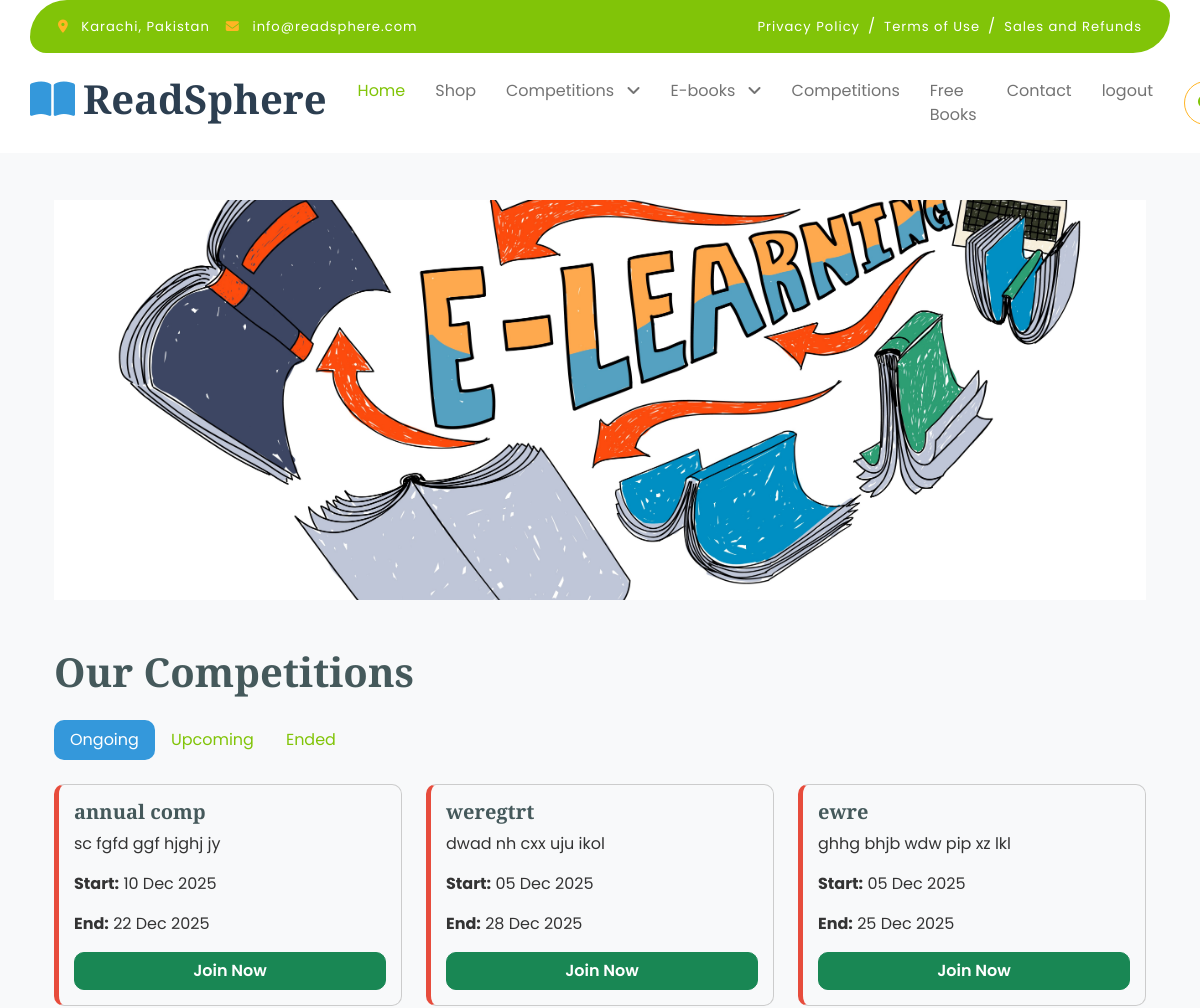
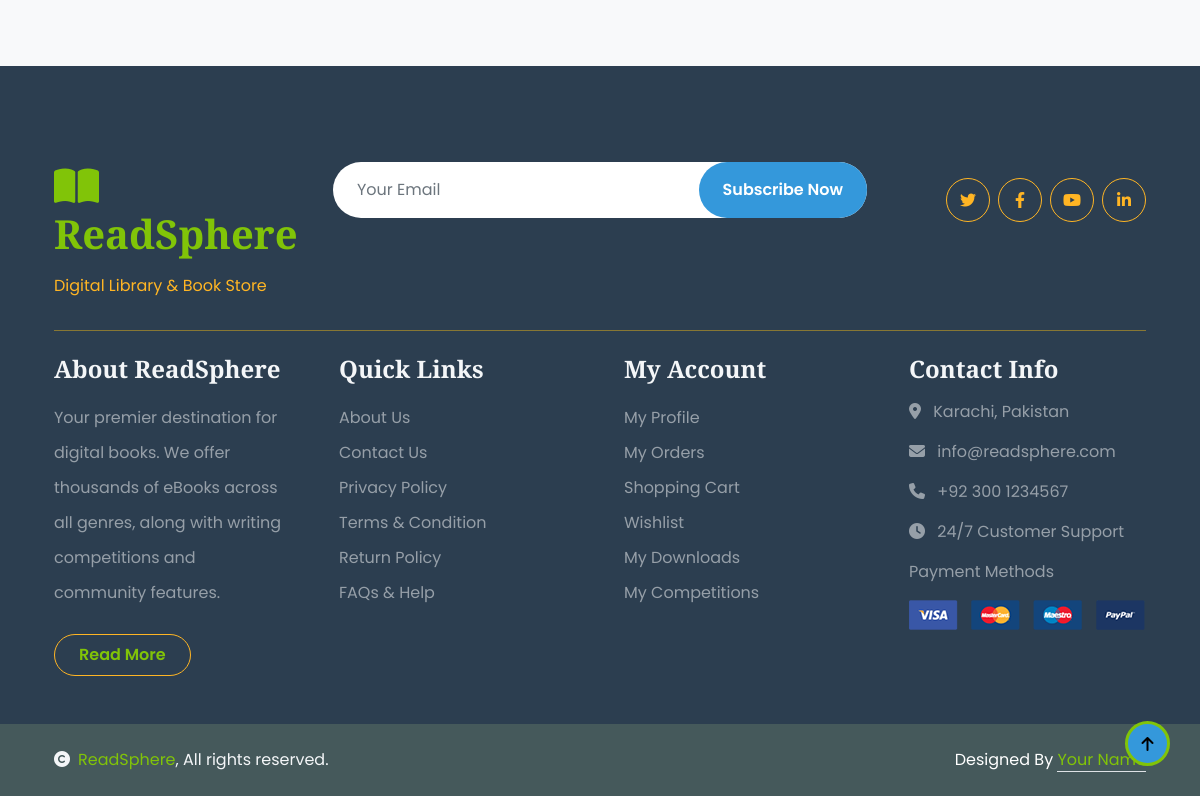
Screenshot of /fruitables/competitions.php with the database file from the repository (2 pictures, top to bottom).
### tables this page shows
CREATE TABLE `categories` (
  `id` int(11) NOT NULL,
  `category_name` varchar(120) NOT NULL
);

CREATE TABLE `competitions` (
  `id` int(11) NOT NULL,
  `title` varchar(255) DEFAULT NULL,
  `type` varchar(100) NOT NULL,
  `start_datetime` datetime DEFAULT NULL,
  `end_datetime` datetime DEFAULT NULL,
  `description` text DEFAULT NULL,
  `image` varchar(255) DEFAULT NULL,
  `first_prize` varchar(255) DEFAULT NULL,
  `second_prize` varchar(100) DEFAULT NULL,
  `third_prize` varchar(100) DEFAULT NULL,
  `created_at` timestamp NOT NULL DEFAULT current_timestamp(),
  `max_participants` int(11) DEFAULT 100,
  `timer_duration` int(11) DEFAULT 0 COMMENT 'For essay: 3 hours in minutes (180)',
  `winner_user_id` int(11) DEFAULT NULL,
  `winner_announced_date` date DEFAULT NULL
);

### fruitables/competitions.php (the view, shortened to what this page needs)
<?php
include('includes/nav.php');
$ongoing = mysqli_query($con, "SELECT * FROM competitions WHERE start_datetime <= NOW() AND end_datetime >= NOW() ORDER BY start_datetime DESC");
?>
<div class="container mt-0 comp">
<div class="competition-banner" style="
    width: 100%;
    height: 50vh;
    background: url('img/comp-banner.jpg') center/cover no-repeat;
    display: flex;
    justify-content: center;
    align-items: center;
"></div>
    <h1 class="mb-4 mt-5">Our Competitions</h1>
    <ul class="nav nav-pills mb-4" id="competitionTabs" role="tablist">
        <li class="nav-item">
            <button class="nav-link active" id="ongoing-tab" data-bs-toggle="pill" data-bs-target="#ongoing" type="button">Ongoing</button>
        </li>
        <li class="nav-item">
            <button class="nav-link" id="upcoming-tab" data-bs-toggle="pill" data-bs-target="#upcoming" type="button">Upcoming</button>
        </li>
        <li class="nav-item">
            <button class="nav-link" id="ended-tab" data-bs-toggle="pill" data-bs-target="#ended" type="button">Ended</button>
        </li>
    </ul>
    <div class="tab-content">
        <div class="tab-pane fade show active" id="ongoing">
            <div class="row">
            <?php if(mysqli_num_rows($ongoing) > 0) {
                while($comp = mysqli_fetch_assoc($ongoing)) { ?>
                    <div class="col-md-6 col-lg-4">
                        <div class="competition-card">
                            <div class="card-body">
                                <h5><?= $comp['title'] ?></h5>
                                <p><?= $comp['description'] ?></p>
                                <p><strong>Start:</strong> <?= date("d M Y", strtotime($comp['start_datetime'])) ?></p>
                                <p><strong>End:</strong> <?= date("d M Y", strtotime($comp['end_datetime'])) ?></p>
                                <a href="competition_details.php?id=<?= $comp['id'] ?>" class="btn btn-success w-100">Join Now</a>
                            </div>
                        </div>
                    </div>
            <?php } } else { echo "<p class='text-muted'>No ongoing competitions.</p>"; } ?>
            </div>
        </div>
    </div>
</div>
<?php
include('includes/footer.php');
?>

### fruitables/includes/nav.php (shortened to what this page needs)
<?php
include('connection.php');
?>
<!DOCTYPE html>
<html lang="en">
<head>
    <link rel="stylesheet" href="https://cdnjs.cloudflare.com/ajax/libs/font-awesome/6.4.0/css/all.min.css">
    <link href="https://cdn.jsdelivr.net/npm/bootstrap@5.3.0/dist/css/bootstrap.min.css" rel="stylesheet">
    <link href="lib/lightbox/css/lightbox.min.css" rel="stylesheet">
    <link href="lib/owlcarousel/assets/owl.carousel.min.css" rel="stylesheet">
    <link href="css/bootstrap.min.css" rel="stylesheet">
    <link href="css/style.css" rel="stylesheet">
</head>
<body>
    <div class="container-fluid fixed-top">
        <div class="container topbar bg-primary d-none d-lg-block">
            <div class="d-flex justify-content-between">
                <div class="top-info ps-2">
                    <small class="me-3"><i class="fas fa-map-marker-alt me-2 text-secondary"></i>
                        <a href="#" class="text-white">Karachi, Pakistan</a>
                    </small>
                    <small class="me-3"><i class="fas fa-envelope me-2 text-secondary"></i>
                        <a href="mailto:info@readsphere.com" class="text-white">info@readsphere.com</a>
                    </small>
                </div>
                <div class="top-link pe-2">
                    <a href="privacy.php" class="text-white"><small class="text-white mx-2">Privacy Policy</small>/</a>
                    <a href="terms.php" class="text-white"><small class="text-white mx-2">Terms of Use</small>/</a>
                    <a href="refund.php" class="text-white"><small class="text-white ms-2">Sales and Refunds</small></a>
                </div>
            </div>
        </div>
        <div class="container px-0">
            <nav class="navbar navbar-light bg-white navbar-expand-xl">
                <a href="index.php" class="navbar-brand">
                    <h1 class="text-primary display-6">
                        <i class="fas fa-book-open me-2"></i>ReadSphere
                    </h1>
                </a>
                <div class="collapse navbar-collapse bg-white" id="navbarCollapse">
                    <div class="navbar-nav mx-auto">
                        <a href="index.php" class="nav-item nav-link active">Home</a>
                        <a href="shop.php" class="nav-item nav-link">Shop</a>
                        <?php
                        $cat_sql = "SELECT * FROM categories ORDER BY category_name";
                        $cat_run = mysqli_query($con, $cat_sql);
                        while($cat = mysqli_fetch_assoc($cat_run)):
                        ?>
                        <div class="nav-item dropdown">
                            <a href="#" class="nav-link dropdown-toggle" data-bs-toggle="dropdown">
                                <?php echo htmlspecialchars($cat['category_name']); ?>
                            </a>
                        </div>
                        <?php endwhile; ?>
                        <a href="competitions.php" class="nav-item nav-link">Competitions</a>
                        <a href="free-books.php" class="nav-item nav-link">Free Books</a>
                        <a href="contact.php" class="nav-item nav-link">Contact</a>
                        <a href="logout.php" class="nav-item nav-link">logout</a>
                    </div>
                    <div class="d-flex m-3 me-0">
                        <button
                            class="btn-search btn border border-secondary btn-md-square rounded-circle bg-white me-4"
                            data-bs-toggle="modal" data-bs-target="#searchModal">
                            <i class="fas fa-search text-primary"></i>
                        </button>
                    </div>
                </div>
            </nav>
        </div>
    </div>

### fruitables/css/style.css (style rules this page uses)
.btn { font-weight: 600; transition: .5s; }
.btn-md-square { width: 44px; height: 44px; }
.btn-square, .btn-sm-square, .btn-md-square, .btn-lg-square { padding: 0; display: flex; align-items: center; justify-content: center; font-weight: normal; }
.btn.border-secondary { transition: 0.5s; }
.fixed-top { transition: 0.5s; background: var(--bs-white); border: 0; }
.topbar { padding: 20px; border-radius: 230px 100px; }
.topbar .top-info { font-size: 15px; line-height: 0; letter-spacing: 1px; display: flex; align-items: center; }
.topbar .top-link { font-size: 15px; line-height: 0; letter-spacing: 1px; display: flex; align-items: center; }
.topbar .top-link a { letter-spacing: 1px; }
.navbar .navbar-nav .nav-link { padding: 10px 15px; font-size: 16px; transition: .5s; }
.navbar { height: 100px; border-bottom: 1px solid rgba(255, 255, 255, .1); z-index: 666; }
.navbar .navbar-nav .nav-link:hover, .navbar .navbar-nav .nav-link.active, .fixed-top.bg-white .navbar .navbar-nav .nav-link:hover, .fixed-top.bg-white .navbar .navbar-nav .nav-link.active { color: var(--bs-primary); }
.navbar .dropdown-toggle::after { border: none; content: "\f107"; font-family: "Font Awesome 5 Free"; font-weight: 700; vertical-align: middle; margin-left: 8px; }
.comp { padding-top: 200px; }
.competition-card { border: 1px solid #ccc; border-radius: 10px; overflow: hidden; margin-bottom: 20px; }
.competition-card .card-body { padding: 15px; }

### fruitables/includes/nav.php (style rules this page uses)
:root { --primary-color: #2c3e50; --secondary-color: #3498db; --accent-color: #e74c3c; --light-color: #f8f9fa; --dark-color: #2c3e50; --success-color: #27ae60; --warning-color: #f39c12; }
body { font-family: 'Poppins', sans-serif; color: #333; background-color: #f8f9fa; }
h1, h2, h3, h4, h5 { font-family: 'Merriweather', serif; font-weight: 700; }
.navbar-brand h1 { color: var(--primary-color) !important; }
.navbar-brand h1 i { color: var(--secondary-color); }
.competition-card { border-left: 5px solid var(--accent-color); transition: all 0.3s ease; }
.nav-pills .nav-link.active { background: var(--secondary-color) !important; }

### rows the page displays
categories: category_name "Competitions"
categories: category_name "E-books"
competitions: title "annual comp", description "sc fgfd ggf hjghj jy", start_datetime "10 Dec 2025", end_datetime "22 Dec 2025"
competitions: title "weregtrt", description "dwad nh cxx uju ikol", start_datetime "05 Dec 2025", end_datetime "28 Dec 2025"
competitions: title "ewre", description "ghhg bhjb wdw pip xz lkl", start_datetime "05 Dec 2025", end_datetime "25 Dec 2025"
